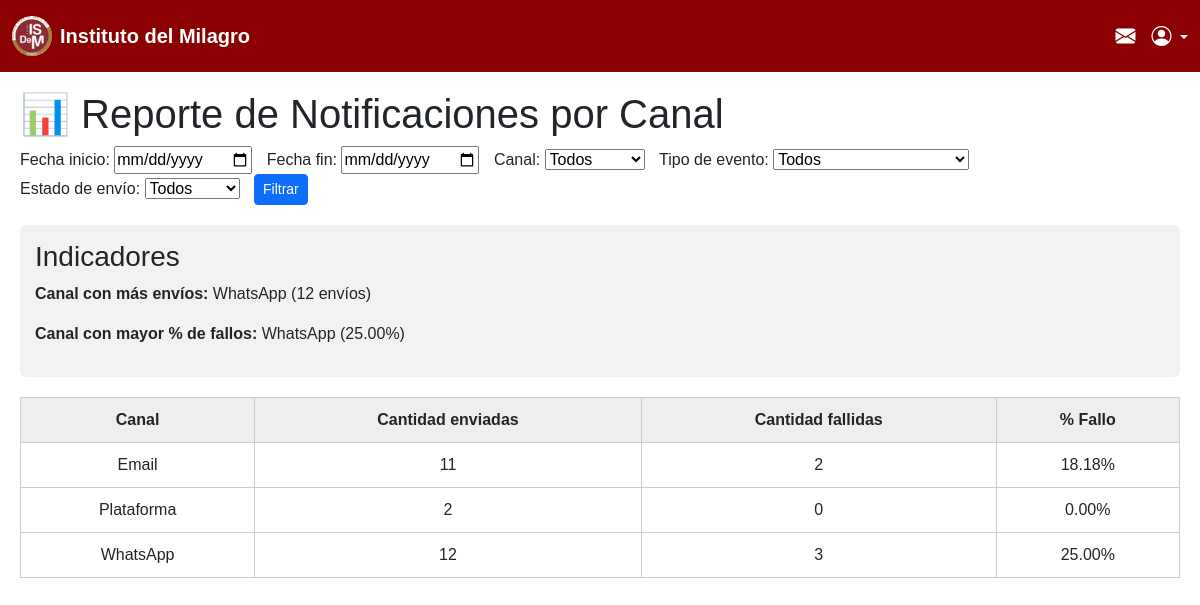
The page /reporte/canal/ on the database its author committed.
### mensajes/models.py (models this page shows, shortened)
class TipoNotificacion(models.Model):
    nombre_tipo = models.CharField(max_length=100)
    canal = models.CharField(max_length=100, default='Email')
    fecha = models.DateField(auto_now_add=True)
    carrera = models.ForeignKey(
        'Carrera',
        on_delete=models.CASCADE,
        related_name='notificaciones',
        null=True,      # ✅ permite valores nulos
        blank=True      # ✅ no lo exige en formularios
    )

### mensajes/views.py (the view)
# urls.py: path("reporte/canal/", views.reporte_notificaciones_por_canal, name="reporte_canal"),
def reporte_notificaciones_por_canal(request):
    fecha_inicio = request.GET.get("fecha_inicio")
    fecha_fin = request.GET.get("fecha_fin")
    canal = request.GET.get("canal")
    tipo_id = request.GET.get("tipo")
    estado_envio = request.GET.get("estado_envio")
    notificaciones = Notificacion.objects.all()
    if fecha_inicio:
        notificaciones = notificaciones.filter(fecha_envio__date__gte=fecha_inicio)
    if fecha_fin:
        notificaciones = notificaciones.filter(fecha_envio__date__lte=fecha_fin)
    if canal:
        notificaciones = notificaciones.filter(tipo__canal=canal)
    if tipo_id:
        try:
            tipo_id_int = int(tipo_id)
            notificaciones = notificaciones.filter(tipo_id=tipo_id_int)
        except ValueError:
            pass  # Ignorar si es vacío o inválido
    if estado_envio:
        notificaciones = notificaciones.filter(estado_envio=estado_envio)
    resumen = (
        notificaciones
        .values("tipo__canal")
        .annotate(
            total_enviadas=Count("id"),
            total_fallidas=Count("id", filter=Q(estado_envio="Fallido")),
        )
        .annotate(
            porcentaje_fallo=ExpressionWrapper(
                100.0 * F("total_fallidas") / F("total_enviadas"),
                output_field=FloatField()
            )
        )
        .order_by("tipo__canal")
    )
    canal_mas_envios = resumen.order_by("-total_enviadas").first()
    canal_mas_fallos = resumen.order_by("-porcentaje_fallo").first()
    tipos = TipoNotificacion.objects.order_by("nombre_tipo").values("id", "nombre_tipo").distinct()
    context = {
        "resumen": resumen,
        "canal_mas_envios": canal_mas_envios,
        "canal_mas_fallos": canal_mas_fallos,
        "tipos": tipos,
        "f_fecha_inicio": fecha_inicio,
        "f_fecha_fin": fecha_fin,
        "f_canal": canal,
        "f_tipo": tipo_id,
        "f_estado_envio": estado_envio,
    }
    return render(request, "mensajes/reporte_canal.html", context)

### mensajes/templates/mensajes/reporte_canal.html (shortened to what this page needs)
{% load static %}
<!DOCTYPE html>
<html>
<head>
    <link href="https://cdn.jsdelivr.net/npm/bootstrap@5.3.1/dist/css/bootstrap.min.css" rel="stylesheet">
    <link rel="stylesheet" href="https://cdn.jsdelivr.net/npm/bootstrap-icons@1.11.3/font/bootstrap-icons.min.css">
</head>
<body style="padding-top: 70px;">
    {% include "mensajes/navbar.html" %}
    <h1>📊 Reporte de Notificaciones por Canal</h1>
    <form method="GET" class="filters mb-3">
        <label>Fecha inicio:
            <input type="date" name="fecha_inicio" value="{{ f_fecha_inicio }}">
        </label>
        <label>Fecha fin:
            <input type="date" name="fecha_fin" value="{{ f_fecha_fin }}">
        </label>
        <label>Canal:
            <select name="canal">
                <option value="">Todos</option>
            </select>
        </label>
        <label>Tipo de evento:
            <select name="tipo">
                <option value="">Todos</option>
            </select>
        </label>
        <label>Estado de envío:
            <select name="estado_envio">
                <option value="">Todos</option>
            </select>
        </label>
        <button type="submit" class="btn btn-primary btn-sm">Filtrar</button>
    </form>
    <div class="kpi-box">
        <h3>Indicadores</h3>
        {% if canal_mas_envios %}
            <p><strong>Canal con más envíos:</strong> {{ canal_mas_envios.tipo__canal }} ({{ canal_mas_envios.total_enviadas }} envíos)</p>
        {% endif %}
        {% if canal_mas_fallos %}
            <p><strong>Canal con mayor % de fallos:</strong> {{ canal_mas_fallos.tipo__canal }} ({{ canal_mas_fallos.porcentaje_fallo|floatformat:2 }}%)</p>
        {% endif %}
    </div>
    <table>
        <thead>
            <tr>
                <th>Canal</th>
                <th>Cantidad enviadas</th>
                <th>Cantidad fallidas</th>
                <th>% Fallo</th>
            </tr>
        </thead>
        <tbody>
            {% for item in resumen %}
            <tr>
                <td>{{ item.tipo__canal }}</td>
                <td>{{ item.total_enviadas }}</td>
                <td>{{ item.total_fallidas }}</td>
                <td>{{ item.porcentaje_fallo|floatformat:2 }}%</td>
            </tr>
            {% empty %}
            <tr>
                <td colspan="4">No hay resultados con los filtros aplicados.</td>
            </tr>
            {% endfor %}
        </tbody>
    </table>
</body>
</html>

### mensajes/templates/mensajes/reporte_canal.html (style rules this page uses)
body { font-family: Arial; margin: 20px; }
table { width: 100%; border-collapse: collapse; margin-top: 20px; }
th, td { padding: 10px; border: 1px solid #ccc; text-align: center; }
th { background: #eee; }
.kpi-box { background: #f2f2f2; padding: 15px; margin: 20px 0; border-radius: 6px; }
.filters label { margin-right: 10px; }

### rows shown on the page
TipoNotificacion: tipo__canal "WhatsApp", total_enviadas "12", total_fallidas "3", porcentaje_fallo "25.00"

### other values the page prints
{{ canal_mas_envios.tipo__canal }} "WhatsApp"
{{ canal_mas_envios.total_enviadas }} "12"
{{ canal_mas_fallos.tipo__canal }} "WhatsApp"
{{ canal_mas_fallos.porcentaje_fallo|floatformat:2 }} "25.00"
{{ item.tipo__canal }} "Email" "Plataforma"
{{ item.total_enviadas }} "11" "2"
{{ item.total_fallidas }} "2" "0"
{{ item.porcentaje_fallo|floatformat:2 }} "18.18" "0.00"
